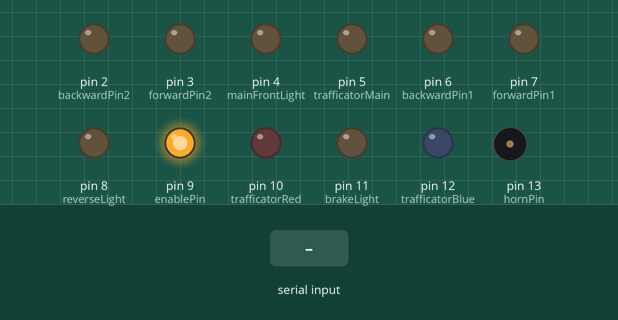
A sketch run on a simulated Arduino Uno, built with avr-gcc and run on an emulated ATmega328P. Parts: output pins drawn as LEDs (lit = HIGH), buzzer (waves = sounding, pin HIGH). The inputs (shaded band) are chosen by the test bench.

Above: at 1.2 s.
1.3 s: "30,150\n" received over Serial
At 2.0 s:
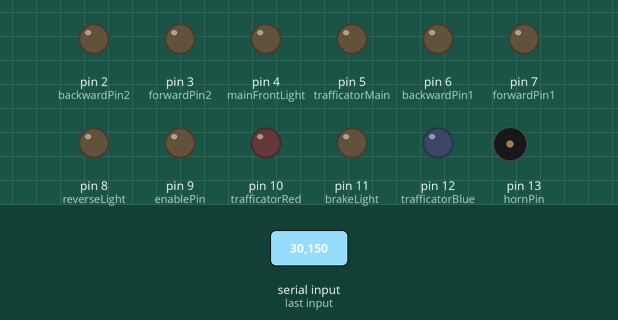
2.8 s: byte 113 ('q') received over Serial
At 3.9 s:
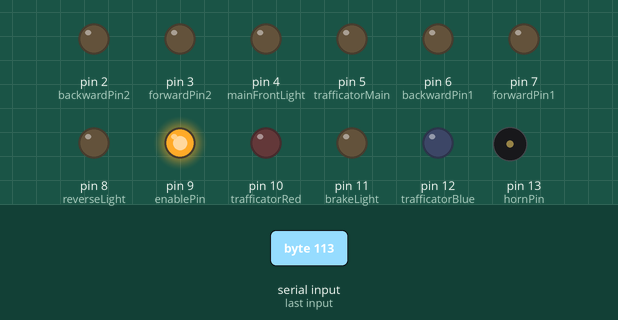
4.3 s: byte 70 ('F') received over Serial
At 5.0 s:
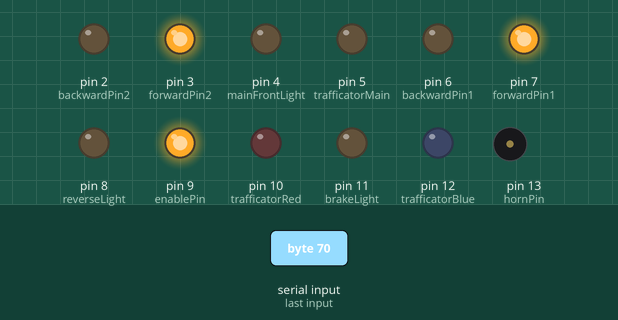
5.8 s: byte 66 ('B') received over Serial
At 6.2 s:
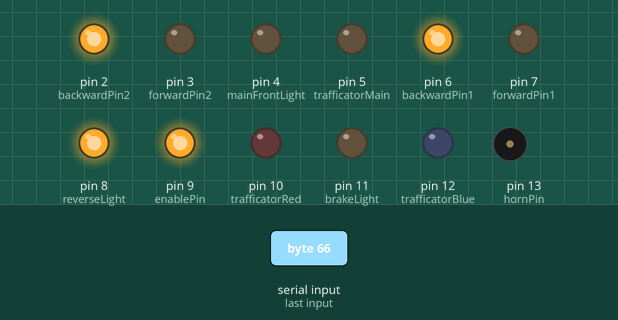
7.3 s: byte 82 ('R') received over Serial
At 8.5 s:
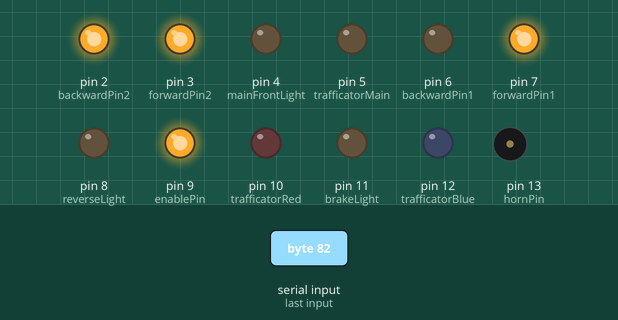
8.8 s: byte 76 ('L') received over Serial
At 9.6 s:
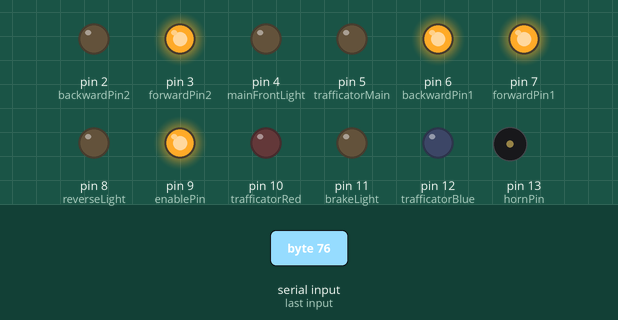
Timing chart, 0 to 11.3 s (numbered marks = the images above; inputs shaded):
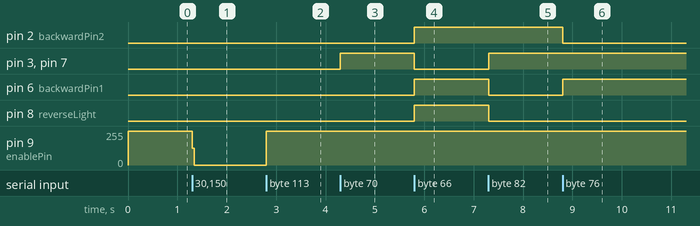

Measured:
- after the input at 1.3 s, pin 9 (enablePin): 255/255 → 0/255 at once
- after the input at 2.8 s, pin 9 (enablePin): 0/255 → 255/255 at once
- after the input at 4.3 s, pin 3 (forwardPin2), pin 7 (forwardPin1): LOW → HIGH at once
- after the input at 5.8 s, pin 2 (backwardPin2), pin 6 (backwardPin1), pin 8 (reverseLight): LOW → HIGH at once; pin 3 (forwardPin2), pin 7 (forwardPin1): HIGH → LOW at once
- after the input at 7.3 s, pin 3 (forwardPin2), pin 7 (forwardPin1): LOW → HIGH at once; pin 6 (backwardPin1), pin 8 (reverseLight): HIGH → LOW at once
- after the input at 8.8 s, pin 2 (backwardPin2): HIGH → LOW at once; pin 6 (backwardPin1): LOW → HIGH at once

The sketch:

arduino_ugv.ino
```cpp
#include <SoftwareSerial.h>
int ledState = LOW;
 unsigned long previousMillis = 0;
void blinkWithoutDelay(int ledPin, int delayTime){

  unsigned long currentMillis = millis();
  if (currentMillis-previousMillis>=0){
    if(ledState == LOW){
      ledState = HIGH;
    }
    else ledState = LOW;
  }
  digitalWrite(ledPin,ledState);
}

char state;
int speedState;

char moveForward = 'F';
char moveBackward = 'B';
char moveRight = 'R';
char moveLeft = 'L';
char stopVehicle = 'S';
char hornOn = 'V';
char hornOff = 'v';
char frontLightOn = 'W';
char frontLightOff = 'w';
char backLightOn = 'U';
char backLightOff = 'u';
char trafficatorOn = 'X';
char trafficatorOff = 'x';

// Port = new Serial(this, "COM7", 9600);
int forwardPin1 = 7;
int forwardPin2 = 3;

int backwardPin1 = 6;
int backwardPin2 = 2;

//int enablePin1 = 10;
int enablePin = 9;

int currentSpeed = 255;

int brakeLight = 11;
int reverseLight = 8;

int mainFrontLight = 4;
int trafficatorMain = 5;
int trafficatorBlue = 12;
int trafficatorRed = 10;
int hornPin = 13;

void setup() {
  // put your setup code here, to run once:
Serial.begin(9600);

//pinMode(9, OUTPUT);'
pinMode(2, OUTPUT);
pinMode(3, OUTPUT);
pinMode(4, OUTPUT);
pinMode(5, OUTPUT);
pinMode(6, OUTPUT);
pinMode(7, OUTPUT);
pinMode(8, OUTPUT);
pinMode(9, OUTPUT);
pinMode(10, OUTPUT);
pinMode(11, OUTPUT);
pinMode(12, OUTPUT);
pinMode(13, OUTPUT);

analogWrite(enablePin,currentSpeed);
//analogWrite(enablePin2,currentSpeed);


}

void loop() {

if(Serial.available()>0){
  state=Serial.read();
}
 if(state == '0'||state == '1'||state == '2'||state == '3'||state == '4'||state == '5'||state == '6'||state == '7'||state == '8'||state == '9'){
  speedState = state-'0';
  currentSpeed = 255*speedState/10;

analogWrite(enablePin,currentSpeed);
//analogWrite(enablePin2,currentSpeed);

}
else if(state == 'q'){
  analogWrite(enablePin,255);
//analogWrite(enablePin2,255);
}


   if(state == 'F'){
  digitalWrite(reverseLight, LOW);
  digitalWrite(brakeLight, LOW);

 // digitalWrite(sideLightLeft, LOW);
 // digitalWrite(sideLightRight, LOW);

  digitalWrite(forwardPin1, HIGH);
  digitalWrite(forwardPin2, HIGH);

  digitalWrite(backwardPin1, LOW);
  digitalWrite(backwardPin2, LOW);
   }
   if(state=='B'){
  digitalWrite(reverseLight, HIGH);
 // digitalWrite(sideLightLeft, LOW);
  //digitalWrite(sideLightRight, LOW);

  digitalWrite(backwardPin1, HIGH);
  digitalWrite(backwardPin2, HIGH);

  digitalWrite(forwardPin1, LOW);
  digitalWrite(forwardPin2, LOW);
    }

  if(state=='R'){
 // blinkWithoutDelay(sideLightRight, 300);
  digitalWrite(reverseLight, LOW);
  digitalWrite(brakeLight, LOW);


  digitalWrite(forwardPin1, HIGH);
  digitalWrite(backwardPin2, HIGH);

  digitalWrite(forwardPin2, HIGH);
  digitalWrite(backwardPin1, LOW);
  }

  if(state=='L'){
 // blinkWithoutDelay(sideLightLeft, 300);
//  digitalWrite(sideLightLeft, LOW);
 // digitalWrite(sideLightRight, LOW);
    digitalWrite(reverseLight, LOW);


  digitalWrite(forwardPin2, HIGH);

  digitalWrite(backwardPin2, LOW);
  digitalWrite(backwardPin1, HIGH);
  digitalWrite(forwardPin1, HIGH);


 }
    if (state == stopVehicle){
       digitalWrite(reverseLight, HIGH);
       digitalWrite(brakeLight, HIGH);
    //   digitalWrite(sideLightLeft, LOW);
      // digitalWrite(sideLightRight, LOW);

       digitalWrite(forwardPin1, HIGH);
       digitalWrite(backwardPin2, HIGH);

       digitalWrite(forwardPin2, HIGH);
       digitalWrite(backwardPin1, HIGH);

    }
    if (state == backLightOn){
      digitalWrite(brakeLight, HIGH);
    }
    if (state == backLightOff){
      digitalWrite(brakeLight, LOW);
    }
    if (state == frontLightOn){
      digitalWrite(mainFrontLight, HIGH);
    }
    if (state == frontLightOff){
      digitalWrite(mainFrontLight, LOW);
    }
    if(state == trafficatorOn){
      blinkWithoutDelay(trafficatorMain,300);
      blinkWithoutDelay(trafficatorRed,200);
      blinkWithoutDelay(trafficatorBlue,200);
    }
    if(state == trafficatorOff){
      digitalWrite(trafficatorMain, LOW);
      digitalWrite(trafficatorBlue, LOW);
      digitalWrite(trafficatorRed, LOW);

    }
    if (state == hornOn){
      digitalWrite(hornPin, HIGH);
    }
    if (state == hornOff){
      digitalWrite(hornPin, LOW);
    }


}
```
